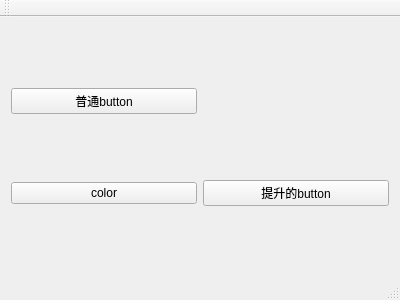
<?xml version="1.0" encoding="UTF-8"?>
<ui version="4.0">
 <class>MainWindow</class>
 <widget class="QMainWindow" name="MainWindow">
  <property name="geometry">
   <rect>
    <x>0</x>
    <y>0</y>
    <width>400</width>
    <height>300</height>
   </rect>
  </property>
  <property name="windowTitle">
   <string>MainWindow</string>
  </property>
  <widget class="QWidget" name="centralWidget">
   <layout class="QGridLayout" name="gridLayout">
    <item row="1" column="1">
     <widget class="ButtonExt" name="pushButton_2">
      <property name="text">
       <string>提升的button</string>
      </property>
     </widget>
    </item>
    <item row="1" column="0">
     <widget class="QPushButton" name="btn_Color">
      <property name="text">
       <string>color</string>
      </property>
     </widget>
    </item>
    <item row="0" column="0">
     <widget class="QPushButton" name="pushButton">
      <property name="text">
       <string>普通button</string>
      </property>
     </widget>
    </item>
   </layout>
  </widget>
  <widget class="QMenuBar" name="menuBar">
   <property name="geometry">
    <rect>
     <x>0</x>
     <y>0</y>
     <width>400</width>
     <height>21</height>
    </rect>
   </property>
  </widget>
  <widget class="QToolBar" name="mainToolBar">
   <attribute name="toolBarArea">
    <enum>TopToolBarArea</enum>
   </attribute>
   <attribute name="toolBarBreak">
    <bool>false</bool>
   </attribute>
  </widget>
  <widget class="QStatusBar" name="statusBar"/>
 </widget>
 <layoutdefault spacing="6" margin="11"/>
 <customwidgets>
  <customwidget>
   <class>ButtonExt</class>
   <extends>QPushButton</extends>
   <header location="global">buttonext.h</header>
  </customwidget>
 </customwidgets>
 <resources/>
 <connections/>
</ui>
